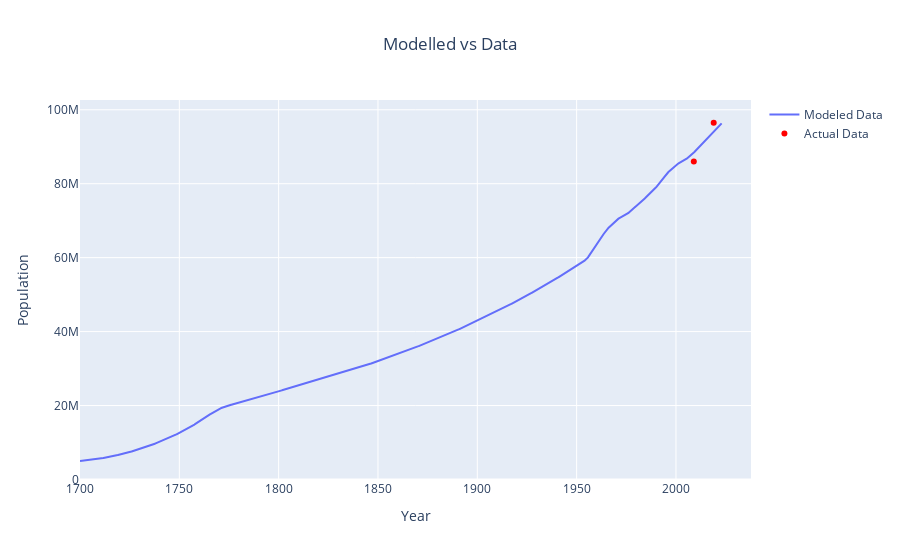

Here is the notebook cell this chart was saved with:
### Markdown cell above
### Population output

### Code cell
plot_model_vs_actual(
    derived_df_0, pop, "total_population", "Population", "Modelled vs Data"
)

### Figure 1 — Plotly figure (JSON) as saved in the notebook; plotly's stock layout.template omitted (floating-point values rounded to 4 significant figures; data arrays with more than 128 entries replaced by an {"elided": "..."} marker saying what was removed)
{"data": [{"mode": "lines", "name": "Modeled Data", "type": "scatter", "x": {"elided": "3231 float values"}, "y": {"elided": "3231 float values"}}, {"marker": {"color": "red"}, "mode": "markers", "name": "Actual Data", "type": "scatter", "x": [2009, 2019], "y": [86025000, 96484000]}], "layout": {"title": {"text": "Modelled vs Data", "x": 0.5}, "xaxis": {"title": {"text": "Year"}}, "yaxis": {"title": {"text": "Population"}}}}
